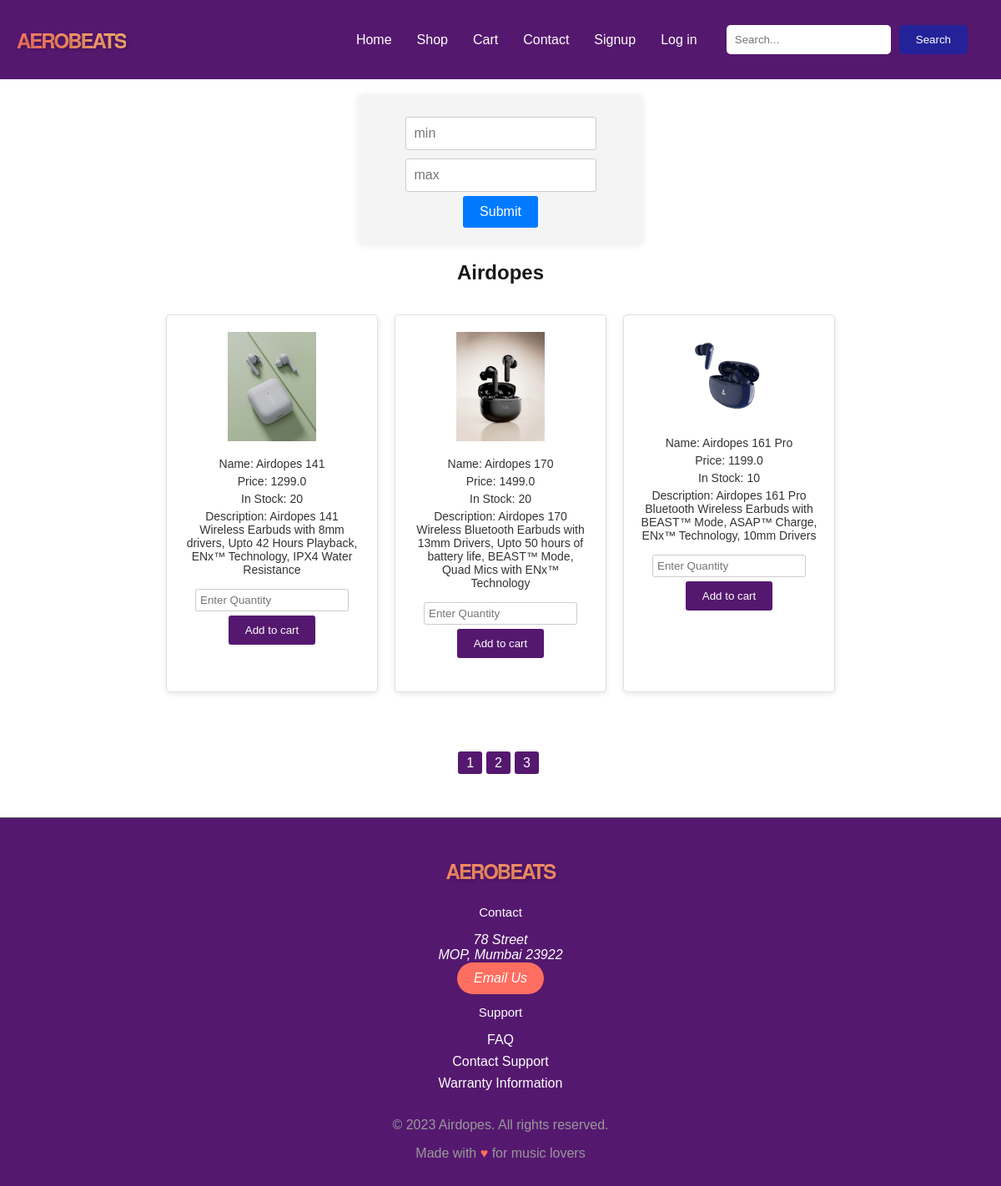
Screenshot of /shop/?page=2 with the database file from the repository.
### app/models.py (models this page shows)
class earbud(models.Model):
    name=models.CharField(max_length=40)
    image=models.ImageField(upload_to='Downloads')
    price=models.FloatField()
    quantity=models.IntegerField()
    available=models.BooleanField(default=True)
    desc=models.TextField()
    objects=models.Manager()
    products=Mymanager()

### app/views.py (the view, shortened to what this page needs)
# urls.py: path('shop/',views.shop,name="shop"),
def shop(req):
    if req.method=="POST" and req.POST.get('max') and req.POST.get('min'):
        mini=int(req.POST.get('min'))
        maxi=int(req.POST.get('max'))
        data=earbud.products.get_product(mini,maxi)
        return render(req,"app/shop.html",{'data':data})
    data = earbud.objects.all()
    paginator=Paginator(data,3)
    page_number=req.GET.get('page')
    data=paginator.get_page(page_number)
    return render(req,"app/shop.html",{'data':data})

### app/templates/app/shop.html (shortened to what this page needs)
{% extends 'app/index.html' %}
{% block one %}
<form method="POST" action="">
<div class="price-filter">
    <input type="number" class="min-input" placeholder="min" name="min">
  <input type="number" class="max-input" placeholder="max" name="max">
    <button class="submit-button">Submit</button>
</div>
</form>
<h1 style="color: #171818; font-size: 24px; font-weight: bold; text-align: center;">Airdopes</h1>
<div class="item-container">
    {% for i in data %}
        <div class="item">
            <img src="{{ i.image.url }}" alt="">
            <p> Name: {{ i.name }}</p>
            <p>Price: {{ i.price }}</p>
            <p>In Stock: {{ i.quantity }}</p>
            <p>Description: {{ i.desc }}</p>
            <form action="" method="post">
                <input type="number" name="req_quan" placeholder="Enter Quantity">
                <input type="submit" value="Add to cart">
            </form>
        </div>
    {% endfor %}
</div>
<div class="content">
    <ul class="pagination">
        <li><a href="/shop/?page=1">1</a></li>
        <li><a href="/shop/?page=2">2</a></li>
        <li><a href="/shop/?page=3">3</a></li>
    </ul>
</div>
{% endblock %}

### app/static/css/style.css (style rules this page uses)
body { margin: 0; font-family: Arial, sans-serif; }
.content { display: flex; align-items: center; justify-content: space-between; padding: 40px 0; }
.item-container { display: flex; flex-wrap: wrap; justify-content: center; gap: 20px; padding: 20px; }
.item { background-color: #ffffff; border: 1px solid #e0e0e0; border-radius: 5px; padding: 20px; text-align: center; box-shadow: 0px 2px 6px rgba(0, 0, 0, 0.1); transition: transform 0.2s ease-in-out; width: calc(20% - 20px); }
.item img { max-width: 50%; height: auto; margin-bottom: 10px; }
.item p { margin: 5px 0; font-size: 14px; color: #333333; }
.item form { display: flex; flex-direction: column; align-items: center; margin-top: 10px; }
.item input[type="number"] { padding: 5px; margin: 5px 0; border: 1px solid #cccccc; border-radius: 3px; width: 100%; }
.item input[type="submit"] { padding: 10px 20px; background-color: #55186f; color: #ffffff; border: none; border-radius: 3px; cursor: pointer; transition: background-color 0.3s; }
.content { display: flex; justify-content: center; align-items: center; margin: 0; }
.pagination { list-style-type: none; padding: 0; display: flex; }
.pagination li { margin-right: 5px; }
.pagination a { text-decoration: none; background-color: #55186f; color: #fff; padding: 5px 10px; border-radius: 3px; }
.price-filter { text-align: center; padding: 20px; background-color: #f4f4f4; border-radius: 5px; box-shadow: 0 0 10px rgba(0, 0, 0, 0.1); width: 300px; margin: 0 auto; }
.min-input, .max-input { padding: 10px; margin: 5px; border: 1px solid #ccc; border-radius: 3px; font-size: 16px; }
.submit-button { padding: 10px 20px; background-color: #007bff; color: #fff; border: none; border-radius: 3px; font-size: 16px; cursor: pointer; }
form { text-align: center; margin: 20px; }

### rows the page displays
earbud: image (picture), name "Airdopes 141", price "1299.0", quantity "20", desc "Airdopes 141 Wireless Earbuds with 8mm drivers, Upto 42 Hours Playback, ENx™ Technology, IPX4 Water Resistance"
earbud: image (picture), name "Airdopes 170", price "1499.0", quantity "20", desc "Airdopes 170 Wireless Bluetooth Earbuds with 13mm Drivers, Upto 50 hours of battery life, BEAST™ Mode, Quad Mics with ENx™ Technology"
earbud: image (picture), name "Airdopes 161 Pro", price "1199.0", quantity "10", desc "Airdopes 161 Pro Bluetooth Wireless Earbuds with BEAST™ Mode, ASAP™ Charge, ENx™ Technology, 10mm Drivers"
